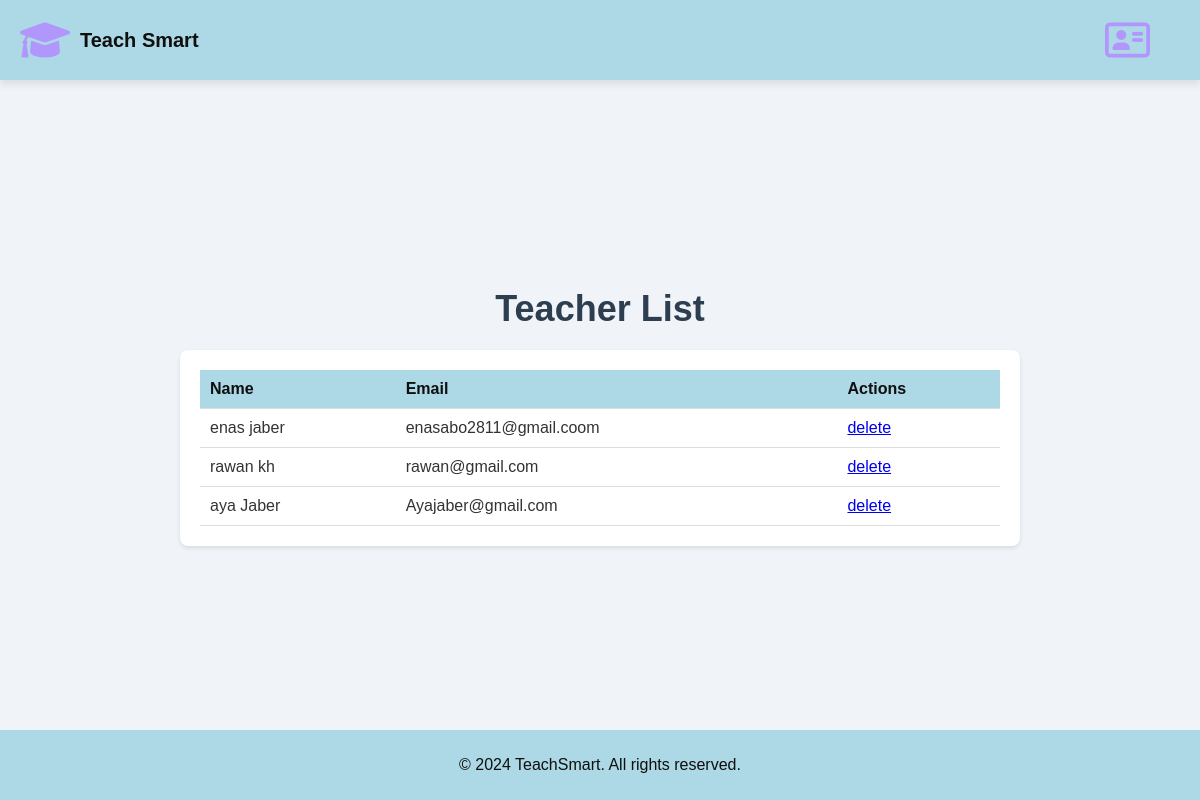
Page /teacher_list/ on the earlier database version.
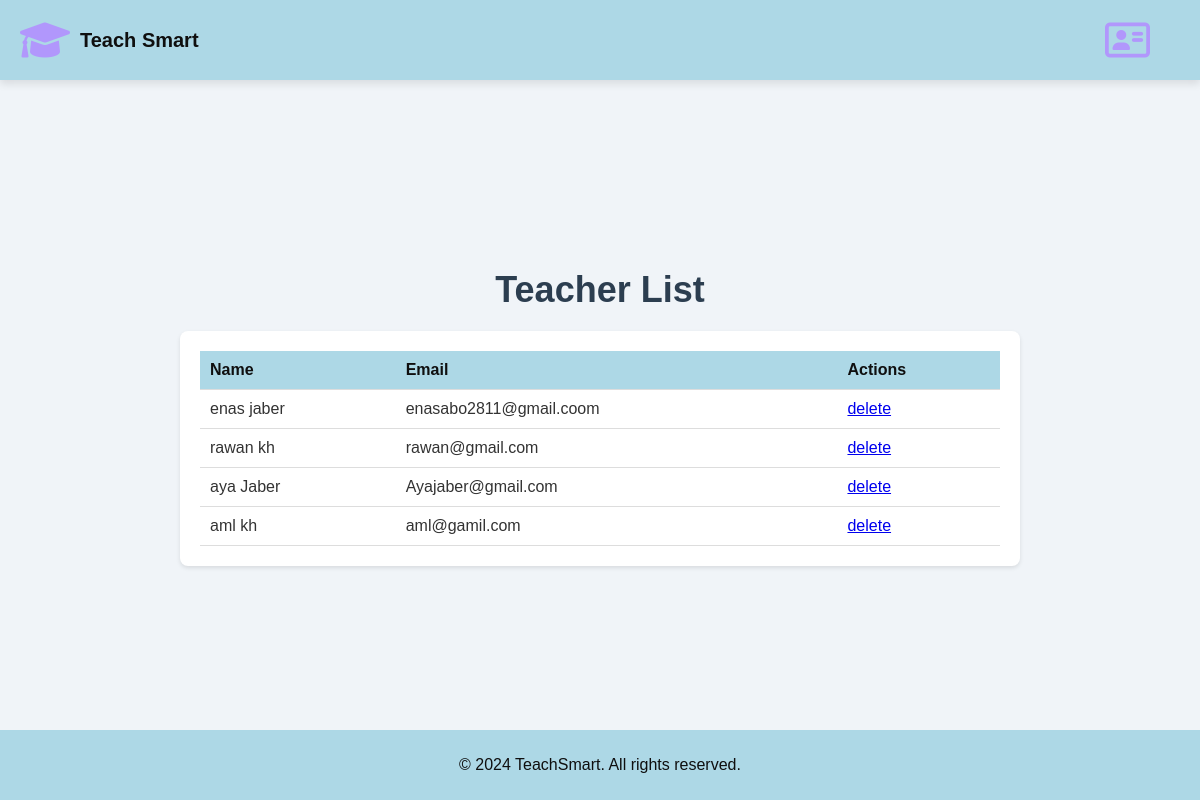
Same page on the later database version.
### tsweb/models.py (models this page shows, shortened)
class Teacher(models.Model):
    CLASS_CHOICES = [
        ('A', 'First grade'),
        ('B', 'Second grade'),
        ('C', 'Third grade'),
        ('D', 'Fourth grade'),
        ('E', 'Fifth grade'),
        ('F', 'Sixth grade'),
    ]
    id_number = models.CharField(
        max_length=9,
        unique=True,
        validators=[RegexValidator(r'^\d{9}$', "Please enter exactly 9 digits.")]
    )
    first_name = models.CharField(max_length=50)
    last_name = models.CharField(max_length=50)
    date_of_birth = models.DateField()
    email = models.EmailField(unique=True, validators=[EmailValidator(message="Invalid email address.")])
    phone_number = models.CharField(
        max_length=10,
        validators=[
            RegexValidator(
                regex=r'^(05\d|0[23489])\d{7}$',
                message='Invalid Israeli phone number. Please enter 10 digits starting with 05 .'
            )
        ]
    )
    password = models.CharField(max_length=128)  # הוספת שדה סיסמה
    subject = models.ForeignKey(Subject, on_delete=models.CASCADE, related_name='teachers', help_text="Select the subject the teacher can teach")
    classes = models.CharField(
        max_length=1,
        choices=CLASS_CHOICES,
        help_text="Select the grade the teacher can educate"
    )
    def __str__(self):
        return f"{self.first_name} {self.last_name}"

### tsweb/views.py (the view)
# urls.py: path('teacher_list/',views.teacher_list, name="teacher_list"),
def teacher_list(request):
    teachers = Teacher.objects.all()
    return render(request, 'teacher_list.html', {'teachers': teachers})

### tsweb/Templates/teacher_list.html (shortened to what this page needs)
<!DOCTYPE html>
<html lang="en" dir="ltr">
<head>
    <link rel="stylesheet" href="https://cdnjs.cloudflare.com/ajax/libs/font-awesome/6.0.0-beta3/css/all.min.css">
</head>
<body>
    <header>
        <div class="logo">
            <a href="{% url 'home' %}" class="logo">
                <i class="fa-solid fa-graduation-cap fa-fade" style="color: #B197FC;"></i>
                <span>Teach Smart</span>
            </a>
        </div>
    <div class="back-to-profile">
        <a href="{% url 'admin_homepage' %}" class="btn back-btn">
            <i class="fa-regular fa-address-card" style="color: #B197FC;"></i>
        </a>
    </div>
    </header>
<div class="main-content">
    <h1>Teacher List</h1>
    <div class="teacher-list">
        <table>
            <thead>
                <tr>
                    <th>Name</th>
                    <th>Email</th>
                    <th>Actions</th>
                </tr>
            </thead>
            <tbody>
                {% for teacher in teachers %}
                <tr>
                    <td>{{ teacher }}</td>
                    <td>{{ teacher.email }}</td>
                    <td>
                        <a href="{% url 'delete_teacher' teacher.id_number %}" class="btn btn-danger">delete</a>
                    </td>
                </tr>
                {% empty %}
                <tr>
                    <td colspan="3">No teachers available.</td>
                </tr>
                {% endfor %}
            </tbody>
        </table>
    </div>
</div>
<footer>
    <p>&copy; 2024 TeachSmart. All rights reserved.</p>
</footer>
</body>
</html>

Differences in the rows shown:
added Teacher: first_name+last_name "aml kh", email "aml@gamil.com"
